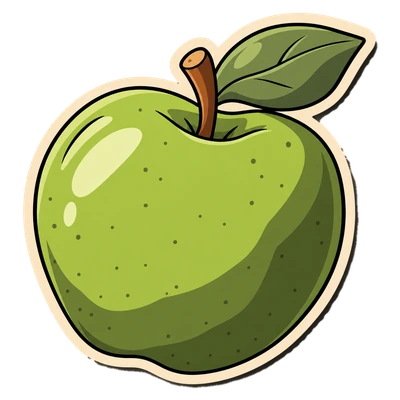
#> input picture frontend/assets/flat/L3.webp, 400 x 400 px, given in place of L3.png, which was not available
$ python L3.py ../../../frontend/assets/flat/L3.webp
#> lines starting #> are read from the running program, lines starting #| are printed output that depends on the picture; after the words box and inside, x2 and y2 are one past the last pixel; in counts of white or black regions, pixels touching at a corner belong together
### tools/fall/cut_parts.py
"""Cut a fall icon into the parts Blender moves (tools/fall/blender/partsanim.py), from its spec
tools/fall/parts/<ID>.py (PLATES, LAYERS - see H1.py).

  python tools/fall/cut_parts.py <ID> plates   # OpenRouter edits of the icon -> art/fall-src/parts/<ID>/plate_<name>.png
  python tools/fall/cut_parts.py <ID> cut      # -> art/blender/parts/<ID>/<layer>.png + parts.json, and a check sheet

How a layer is made:
  art            (cut "poly": the polygon's own shape, for a part whose colour runs on into its neighbour)
                 the icon's own pixels, cut along its own black outlines: every flat-coloured area (the drawing's
                 regions between its ink lines) mostly inside `poly`, the ink lines round them and the sticker border
                 next to them - so a part comes away whole, with its own outline, and no slice of a neighbour
  plate:<a>      plate a, whole (what is left when everything in front of it has moved away)
  diff:<a>-<b>   (keep="warm" or keep=<fn(rgb, sat, value) -> bool>: only that colour, see colour_only)
                 where plate a differs from plate b (the turkey on the platter: body minus platter), and over it the
                 icon's own pixels wherever the icon shows that layer - so at rest it is exactly the icon, and the plate
                 only fills in under the parts that move off it
Plates are lined up on the icon by their silhouettes (cross-correlation), the generator may shift its drawing."""
import importlib.util, json, os, sys
import numpy as np
from PIL import Image, ImageDraw
from scipy import ndimage, signal

HERE = os.path.dirname(os.path.abspath(__file__))
sys.path.insert(0, HERE)
import clean_alpha

ROOT = os.path.dirname(os.path.dirname(HERE))
ICONS = os.path.join(ROOT, "art", "fall-src", "icons")
SRC = os.path.join(ROOT, "art", "fall-src", "parts")
OUT = os.path.join(ROOT, "art", "blender", "parts")
SIDE = 1000


# [18 lines left out: functions spec, plates, not called in this run]


def rgba(path):
    return np.asarray(Image.open(path).convert("RGBA")).astype(np.int16)


# [28 lines left out: functions lined_up, differs, not called in this run]


def WARM(rgb, sat, mx):
    """oranges and browns (a roast): the default colour a "keep" layer holds on to"""
    return (rgb[..., 0] >= rgb[..., 1]) & (rgb[..., 1] >= rgb[..., 2] - .02) & (sat > .4) & (mx > .25)


# [17 lines left out: function colour_only, not called in this run]


def poly_mask(poly):
    im = Image.new("L", (SIDE, SIDE), 0)
    ImageDraw.Draw(im).polygon([tuple(p) for p in poly], fill=255)
    return np.asarray(im) > 0


def art_cut(icon, poly):
    """The drawing's regions mostly inside poly, their ink and the sticker border beside them."""
    a = icon
    on = a[..., 3] > 128
    v = a[..., :3].max(2) / 255
    ink = on & (v < .24)
    regions, n = ndimage.label(on & ~ink)
    inside = poly_mask(poly)
    take = np.zeros(n + 1, bool)
    tot = np.bincount(regions.ravel(), minlength=n + 1)
    ins = np.bincount(regions[inside].ravel(), minlength=n + 1)
    take[1:] = ins[1:] >= .55 * np.maximum(tot[1:], 1)
    m = take[regions]
    near = ndimage.binary_dilation(m, iterations=7) & ndimage.binary_dilation(inside, iterations=10)
    m |= near & ink
    cream = on & ~ink & (a[..., 0] > 215) & (a[..., 1] > 200) & (a[..., 2] > 160)
    m |= ndimage.binary_dilation(m, iterations=16) & cream & ~take[regions] & ndimage.binary_dilation(inside, iterations=14)
    return ndimage.binary_fill_holes(m)


# [72 lines left out: functions cut, sheet, not called in this run]


# [3 lines that do not run on import are left out]

### tools/fall/parts/L3.py
"""L3 Green Apple, cut into parts (tools/fall/cut_parts.py). Icon px of art/fall-src/icons/L3.png.

body  the bare apple (plate "apple"), with the icon's own apple laid over it ("skin", cut along the cream under the
      leaf and round the stem) - so at rest it is exactly the icon and the bare top only shows when the stem moves
stem  turns about its base in the dimple; the leaf rides on the stem, turning about where it joins it

The plate is NOT the generator's: the apple's whole outline already shows under the leaf, so the bare apple is the
icon itself with the stem's foot filled with the dimple's own green, the outline closed across it, and the cream
sticker border run round the top. Build it with `python tools/fall/parts/L3.py` (writes
art/fall-src/parts/L3/plate_apple.png), then `cut_parts.py L3 cut`. The generator prompt in TRIED came first (its apple top came
out a different shape: two outlines when the leaf moved); kept for the record, `plates` does nothing for L3."""
import sys

TRIED = {
    "apple": "Edit the attached picture: remove the brown stem and the green leaf at the top of the apple completely, "
             "and paint the apple's smooth round top where they were - a shallow dimple in the green skin with no stem "
             "in it. The cream sticker border must follow the apple's outline round the top too (no bump where the "
             "stem and leaf were). Keep everything else exactly the same: same position, same size, same green "
             "colours, highlights, speckles, the black outline and the cream sticker border. Transparent background.",
}
PLATES = {} if "plates" in sys.argv else {"apple": "(built by tools/fall/parts/L3.py)"}
STEM = [(425, 85), (543, 85), (543, 352), (490, 352), (478, 270), (435, 205)]
LEAF = [(541, 25), (960, 25), (960, 245), (800, 262), (690, 270), (560, 270), (541, 250)]
LAYERS = [
    dict(name="body", src="plate:apple", pivot=(480, 925), parent="root"),
    dict(name="skin", src="art", cut="poly",
         poly=[(0, 1000), (0, 240), (300, 165), (405, 188), (442, 206), (476, 252), (488, 300), (491, 352),
               (541, 352), (538, 300), (546, 274), (640, 277), (700, 281), (765, 287), (800, 299), (850, 309),
               (905, 335), (1000, 335), (1000, 1000)],
         pivot=(480, 925), parent="body"),
    dict(name="leaf", src="art", poly=LEAF, pivot=(548, 240), parent="stem"),
    dict(name="stem", src="art", poly=STEM, pivot=(516, 340), parent="body"),
]


def build_plate():
    import os, sys
    import numpy as np
    from PIL import Image, ImageDraw
    from scipy import ndimage
    sys.path.insert(0, os.path.dirname(os.path.dirname(os.path.abspath(__file__))))
    import cut_parts as CP
    icon = CP.rgba(os.path.join(CP.ICONS, "L3.png"))
    on = icon[..., 3] > 128
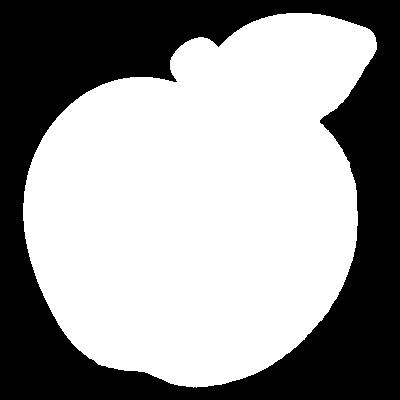
#> on: shape (400, 400) bool; 60.2% white; 1 black region, box (x1, y1, x2, y2) and area: (0, 0, 400, 400) 63681
    foot = CP.art_cut(icon, STEM) | CP.art_cut(icon, LEAF) | ((CP.poly_mask(STEM) | CP.poly_mask(LEAF)) & on)
#> in art_cut, `v = a[..., :3].max(2) / 255`:
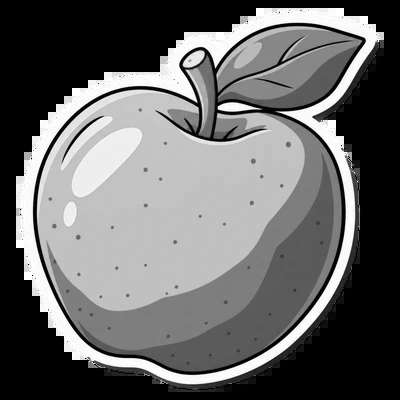
#> v: shape (400, 400) float64; min 0, max 1, mean 0.409
#> in art_cut, `ink = on & (v < .24)`:
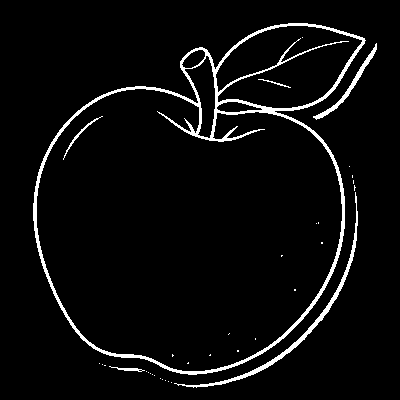
#> ink: shape (400, 400) bool; 4.5% white; 35 white regions (29 under 20 px), largest, box (x1, y1, x2, y2) and area: (33, 23, 366, 375) 5476, (174, 192, 358, 388) 1041, (313, 43, 377, 120) 419, (63, 116, 103, 160) 115, (109, 366, 145, 372) 76, (258, 79, 291, 88) 49
#> in art_cut, `regions, n = ndimage.label(on & ~ink)`:
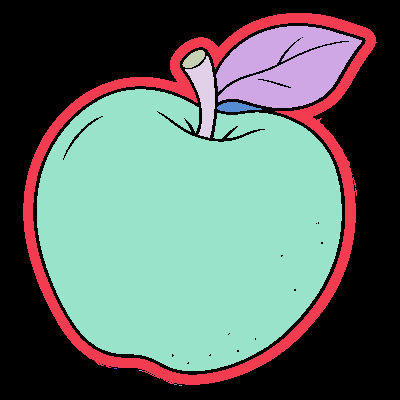
#> regions: shape (400, 400) int32; 11 distinct labels, from 0 to 10; one colour per label, 0 black
#> in art_cut, `regions, n = ndimage.label(on & ~ink)`: n = 10
#> in poly_mask, `im = Image.new("L", (SIDE, SIDE), 0)`: im: PIL image 1000x1000 L; every value is 0
#> in poly_mask, `ImageDraw.Draw(im).polygon([tuple(p) for p in poly], fill=255)`:
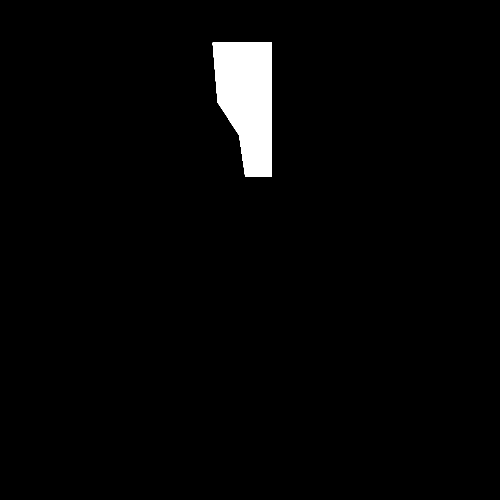
#> im: PIL image 1000x1000 L (shown at 1/2 size); 2.4% white; 1 white region, box (x1, y1, x2, y2) and area: (425, 85, 544, 353) 24369
#> in art_cut, `tot = np.bincount(regions.ravel(), minlength=n + 1)`: tot = [70919, 12871, 8173, 256, 1197, 66283, 289, 3, 3, 3, 3]
    cream = on & (icon[..., 0] > 215) & (icon[..., 1] > 200) & (icon[..., 2] > 160)
    apple = on & ~cream & ~foot
    gap = CP.poly_mask([(466, 277), (515, 291), (551, 274), (551, 356), (466, 356)])     # the dimple under the stem's foot
    lab, n = ndimage.label(apple)
    apple = lab == 1 + int(np.argmax(ndimage.sum(apple, lab, range(1, n + 1))))
    shape = ndimage.binary_fill_holes(apple | gap)
    px = icon.copy()
    hole = shape & ~apple                                       # fill from the nearest apple pixel
    idx = ndimage.distance_transform_edt(~apple, return_distances=False, return_indices=True)
    px[hole] = icon[idx[0][hole], idx[1][hole]]
    im = Image.fromarray(px.clip(0, 255).astype(np.uint8), "RGBA")
    ImageDraw.Draw(im).line([(464, 277), (515, 291), (553, 273)], fill=(4, 4, 3, 255), width=9, joint="curve")   # the outline, closed
    px = np.asarray(im).astype(np.int16).copy()
    ring = ndimage.binary_dilation(shape, iterations=26) & ~shape & ~(on & ~foot)
    px[ring] = (250, 229, 195, 255)
    px[foot & ~shape & ~ring] = 0
    keep = ndimage.binary_dilation(shape, iterations=30) & (icon[..., 3] > 128)   # inside the icon: lines up at (0, 0)
    px[~keep] = 0
    d = os.path.join(CP.SRC, "L3")
    os.makedirs(d, exist_ok=True)
    Image.fromarray(px.clip(0, 255).astype(np.uint8), "RGBA").save(os.path.join(d, "plate_apple.png"))
    print("plate apple built")


if __name__ == "__main__":
#> (the run stopped early here; a loop or call above may not have finished)

$ run again, with frontend/assets/flat/L10.webp copied over frontend/assets/flat/L3.webp
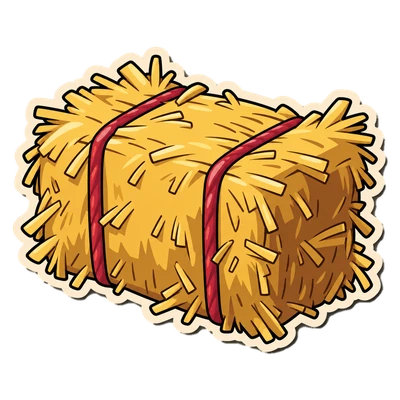
#> input picture frontend/assets/flat/L10.webp, 400 x 400 px, given in place of L3.png, which was not available
#> in build_plate, `on = icon[..., 3] > 128`:
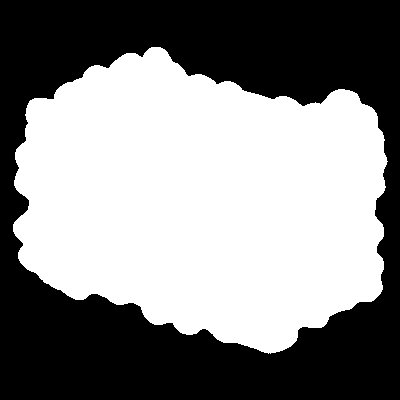
#> on: shape (400, 400) bool; 52.9% white; 1 black region, box (x1, y1, x2, y2) and area: (0, 0, 400, 400) 75390
#> ink: shape (400, 400) bool; 4.9% white in thin lines or dots, all inside (x1, y1, x2, y2) = (21, 55, 387, 353)
#> in art_cut, `regions, n = ndimage.label(on & ~ink)`:
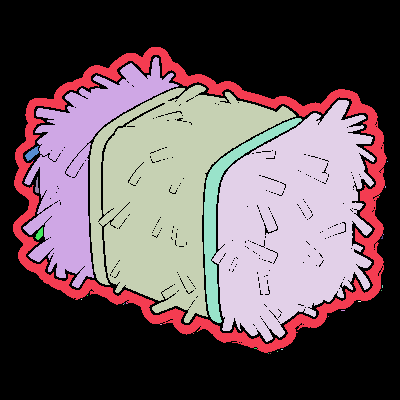
#> regions: shape (400, 400) int32; 33 distinct labels, from 0 to 32; one colour per label, 0 black
#> n = 32
#> tot = 33 values, max 83247 at index 0, min 1 at index 7, mean 4848.5

$ run again, with frontend/assets/flat/L2.webp copied over frontend/assets/flat/L3.webp
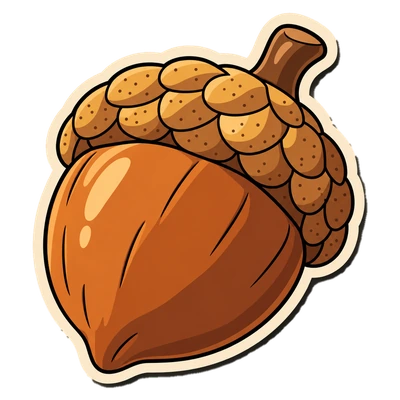
#> input picture frontend/assets/flat/L2.webp, 400 x 400 px, given in place of L3.png, which was not available
#> in build_plate, `on = icon[..., 3] > 128`:
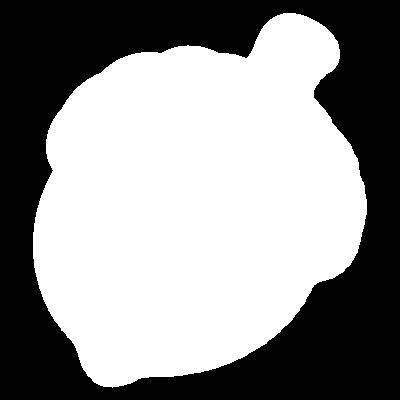
#> on: shape (400, 400) bool; 56.6% white; 1 black region, box (x1, y1, x2, y2) and area: (0, 0, 400, 400) 69484
#> ink: shape (400, 400) bool; 6.2% white; 22 white regions (11 under 20 px), largest, box (x1, y1, x2, y2) and area: (43, 24, 354, 374) 7468, (96, 195, 367, 388) 1543, (310, 45, 340, 96) 240
#> in art_cut, `regions, n = ndimage.label(on & ~ink)`:
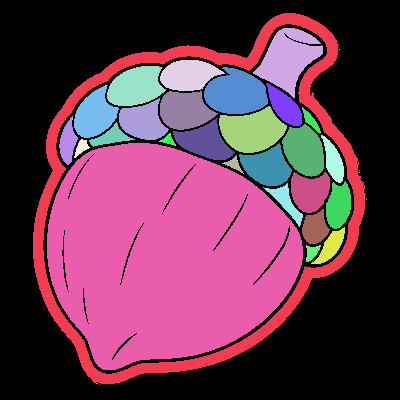
#> regions: shape (400, 400) int32; 37 distinct labels, from 0 to 36; one colour per label, 0 black
#> n = 36
#> tot = 37 values, max 79442 at index 0, min 1 at index 3, mean 4324.3

$ run again, with frontend/assets/flat/L4.webp copied over frontend/assets/flat/L3.webp
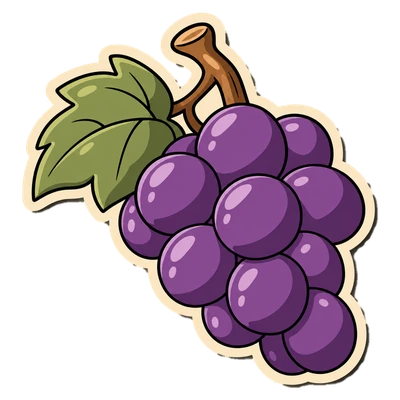
#> input picture frontend/assets/flat/L4.webp, 400 x 400 px, given in place of L3.png, which was not available
#> in build_plate, `on = icon[..., 3] > 128`:
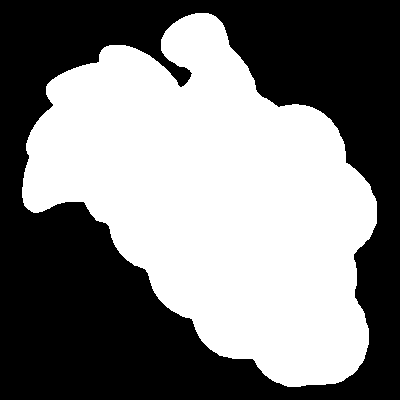
#> on: shape (400, 400) bool; 49.5% white; 1 white region, box (x1, y1, x2, y2) and area: (22, 13, 377, 387) 79228
#> ink: shape (400, 400) bool; 5.4% white in thin lines or dots, all inside (x1, y1, x2, y2) = (32, 23, 377, 386)
#> in art_cut, `regions, n = ndimage.label(on & ~ink)`:
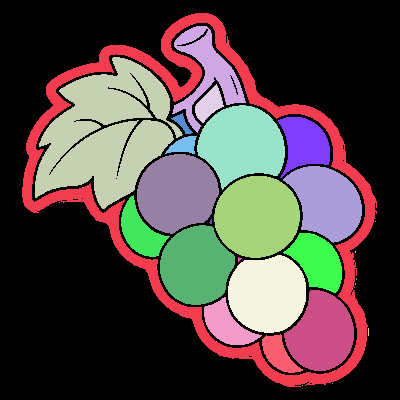
#> regions: shape (400, 400) int32; 31 distinct labels, from 0 to 30; one colour per label, 0 black
#> n = 30
#> tot = 31 values, max 89470 at index 0, min 1 at index 13, mean 5161.3
